Frame 1 (no input): blank canvas, image omitted
Frame 60 (the mouse pressed at the canvas centre just before this capture): blank canvas, image omitted
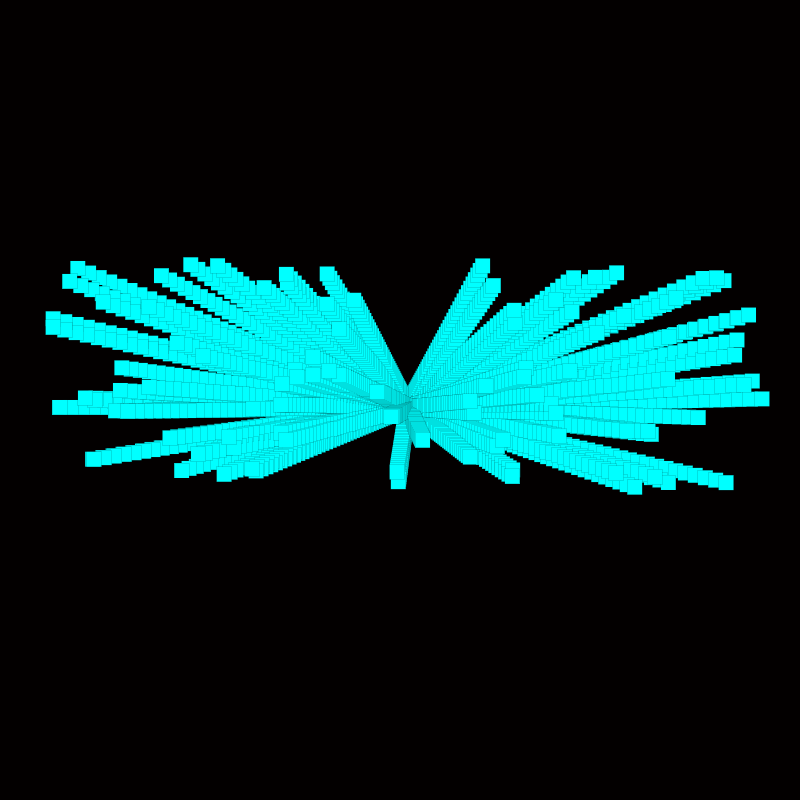
Frame 120 (the mouse held since frame 60 and released just before this capture)

The Processing sketch whose frames 1 and 60 were blank and that drew this single picture after the mouse press (run headless with seeded random() and noise(); from frame 60 on, the mouse is pressed at the canvas centre):

// Processing sketch: processing_92800
// ── processing_92800.pde

Particle[] particles;
int NUM_PARTICLES = 100;
int resetCounter = 0;
 
void setup() {
 background(#030000);
 size(800,800);
 colorMode(HSB, height, height, height);
 stroke(0);
 strokeWeight(0);
 fill(mouseX);
 smooth();
}
 
void draw() {
if (particles != null) {
    for (int i = 0; i < NUM_PARTICLES; i++) {
      particles[i].exist();
    }
  }
}
 
void mousePressed() {
  particles = new Particle[NUM_PARTICLES];
  for (int i = 0; i < NUM_PARTICLES; i++) {
    particles[i] = new Particle();
    fill(mouseY, height, height);
  }
}
 
public class Particle {
  float x, y;
  float vx, vy;
  float ax, ay;
 
  public Particle() {
      x = mouseX;
      y = mouseY;
      vx = vy = 0f;
      ax = random(-0.2, 0.2);
      ay = random(-0.08, 0.05);
  }
 
  public void exist() {
     vx += ax;
     vy += ay;
     x += vx;
     y += vy;
     rect(x, y, 15, 15);
     
  }
}
void keyPressed() { //Start of void keyPressed
  //Reset background
  if(key == 'r' || key == 'R') { //Start of IF statement
  background(#030000);
  loop();

  }
}
